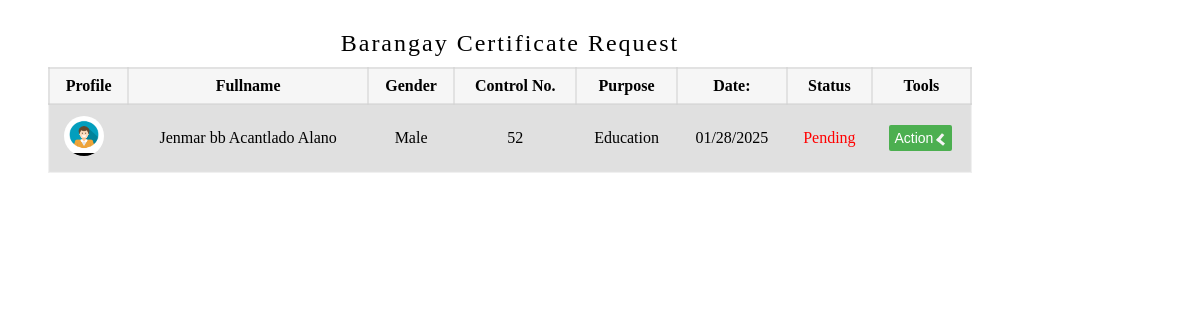
Before: /administrator/admin_panel/certificate_folder/certificate.php with the older database file.
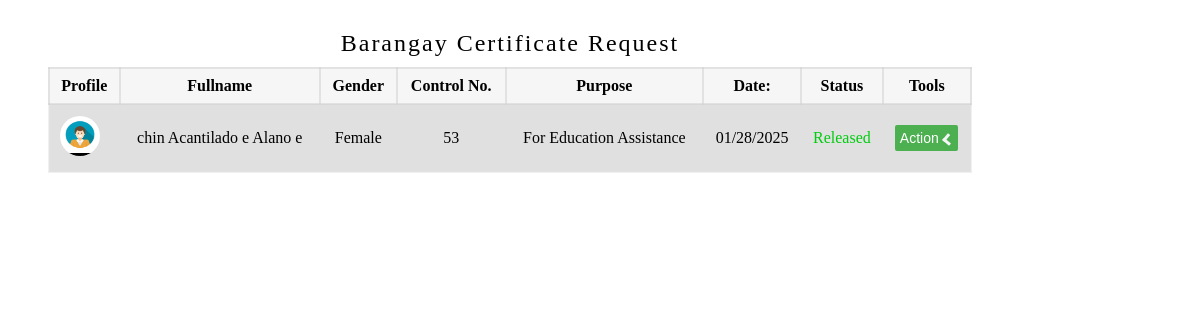
After: the same page with the newer database file.
### tables this page shows
CREATE TABLE `barangay_request` (
  `firstname` varchar(200) NOT NULL,
  `middlename` varchar(200) NOT NULL,
  `lastname` varchar(200) NOT NULL,
  `age` int(200) NOT NULL,
  `request_document` varchar(200) NOT NULL,
  `house_number` varchar(200) NOT NULL,
  `sitio_pook` varchar(200) NOT NULL,
  `birthday` date NOT NULL,
  `place_of_birth` varchar(200) NOT NULL,
  `contact_no` varchar(200) NOT NULL,
  `contact_person` varchar(200) NOT NULL,
  `contact_no_contact_person` varchar(200) NOT NULL,
  `live_since_year` varchar(200) NOT NULL,
  `purpose` varchar(200) NOT NULL,
  `status` int(200) NOT NULL,
  `gender` varchar(200) NOT NULL,
  `date_request` date NOT NULL,
  `profile` varchar(200) NOT NULL,
  `user_id` int(11) NOT NULL,
  `id` int(11) NOT NULL
);

### administrator/admin_panel/certificate_folder/certificate.php (the view, shortened to what this page needs)
<!DOCTYPE html>
<html lang="en">
<head>
    <link rel="stylesheet" href="/BIS/administrator/admin_panel/certificate_folder/table_doc.css">
</head>
<body>
                <?php require("../../../database/conn_db.php");
                $sql = "SELECT DISTINCT * FROM barangay_request WHERE request_document = 'Barangay Certificate' ORDER BY id DESC LIMIT 12";
                $result = $conn->query($sql);
                if ($result->num_rows > 0) {?>
          <div id = "searchresult">
                <table>
                        <caption>Barangay Certificate Request</caption>
                        <tr>
                            <th>Profile</th>
                            <th>Fullname</th>
                            <th>Gender</th>
                            <th>Control No.</th>
                            <th>Purpose</th>
                            <th>Date:</th>
                            <th>Status</th>
                            <th>Tools</th>
                        </tr>
                        <?php
                             while($row = $result->fetch_assoc()) {
                                $id = $row['id'];
                                $firstname = $row["firstname"];
                                $lastname = $row["lastname"];
                                $middlename = $row["middlename"];
                                $purpose = $row["purpose"];
                                $gender = $row["gender"];
                                $profile = $row["profile"];
                                $date_request = $row["date_request"];
                                ?>
                                 <tr class = "table_hover">
                                 <td class = "img"><img src="/BIS/asset/image/user_profile/<?php echo $profile; ?>" alt="" width = 500/></td>
                                    <td><?php echo $firstname ." ". $middlename ." ". $lastname; ?></td>
                                    <td><?php echo $gender; ?></td>
                                    <td><?php echo $id; ?></td>
                                    <td><?php echo $purpose; ?></td>
                                    <td><?php echo  date('m/d/Y',strtotime($date_request));?></td>
                                    <td  style = 'color:blue;'>
                                        <?php
                                            $satus_document =  $row['status'] ;
                                            if ($satus_document == 0){
                                                echo "<p style = 'color:#00572060;'>No data</p>";
                                            }
                                            else if ($satus_document == 1){
                                                echo "<p style = 'color:red;'>Pending</p>";
                                            }
                                            else if ($satus_document == 2){
                                                echo "<p style = 'color:orange;'>Processing</p>";
                                            }
                                            else if ($satus_document == 3){
                                                echo "<p style = 'color:blue;'>Ready to Pick-up</p>";
                                            }
                                            else if ($satus_document == 4){
                                                echo "<p style = 'color:#00cc0e;'>Released</p>";
                                            }
                                            else if ($satus_document == 5){
                                                echo "<p style = 'color:red;'>Invalid Purpose</p>";
                                            }
                                        ?>
                                    </td>
                                    <td>
                                        <button class="dropdown-btns">Action<i class="arrow down"></i></button>
                                        </td>
                                </tr>
                                <?php
                            }
                        ?>
                </table>
                </div>
                <?php
                }
                ?>
                            <?php include("print.php");?>
                        <?php include("update_req_list.php");?>
                        <?php include("add_request.php");?>
</body>
</html>

### administrator/admin_panel/certificate_folder/print.php (shortened to what this page needs)
<!DOCTYPE html>
<html lang="en">
<head>
</head>
<body>
</body>
</html>

### administrator/admin_panel/certificate_folder/update_req_list.php (shortened to what this page needs)
<!DOCTYPE html>
<html lang="en">
<head>
</head>
<body>
</body>
</html>

### administrator/admin_panel/certificate_folder/add_request.php (shortened to what this page needs)
<!DOCTYPE html>
<html lang="en">
<head>
</head>
<body>
</body>
</html>

### administrator/admin_panel/certificate_folder/table_doc.css (style rules this page uses)
table { border: 2px solid rgba(228, 228, 228, 0.39); margin-left:40px; margin-top: 20px; background-color: rgba(226, 226, 226, 0.322); width: 77vw; border-collapse: collapse; transition: all 0.5s ease; border-radius:4px; font-family: "sub_text"; text-align: center; color: var(--1st-text-color); }
table .img img { height: 40px; width: 40px; border-radius: 20px; border: 1px solid var(--btn-color); margin-left: -10px; }
table td { padding: 8px; }
table th { border: 2px solid rgba(211, 211, 211, 0.562); padding: 8px; }
table tr:nth-child(even) { background-color: #a7a5a548; }
caption { font-size: 2vw; letter-spacing: 2px; background-color: var(--2nd-bg-color); padding-bottom: 10px; padding-top: 10px; color: var(--bg-color); border-radius: 4px; }
.dropdown-btns { background-color: #4CAF50; color: white; font-size: 14px; border: none; cursor: pointer; border-radius: 2px; padding: 5px; }
.arrow { border: solid whitesmoke; border-width: 0 3px 3px 0; display: inline-block; padding: 3px; margin-left: 5px; vertical-align: middle; }
.down { transform: rotate(130deg); }

Changed rows visible on the page:
removed barangay_request: profile (picture), firstname "Jenmar bb", middlename "Acantlado", lastname "Alano", gender "Male", id "52", purpose "Education", date_request "01/28/2025", status "Pending"
now on this page (row edited): barangay_request: profile (picture), firstname "chin", middlename "Acantilado e", lastname "Alano e", gender "Female", id "53", purpose "For Education Assistance", date_request "01/28/2025", status "Released"
